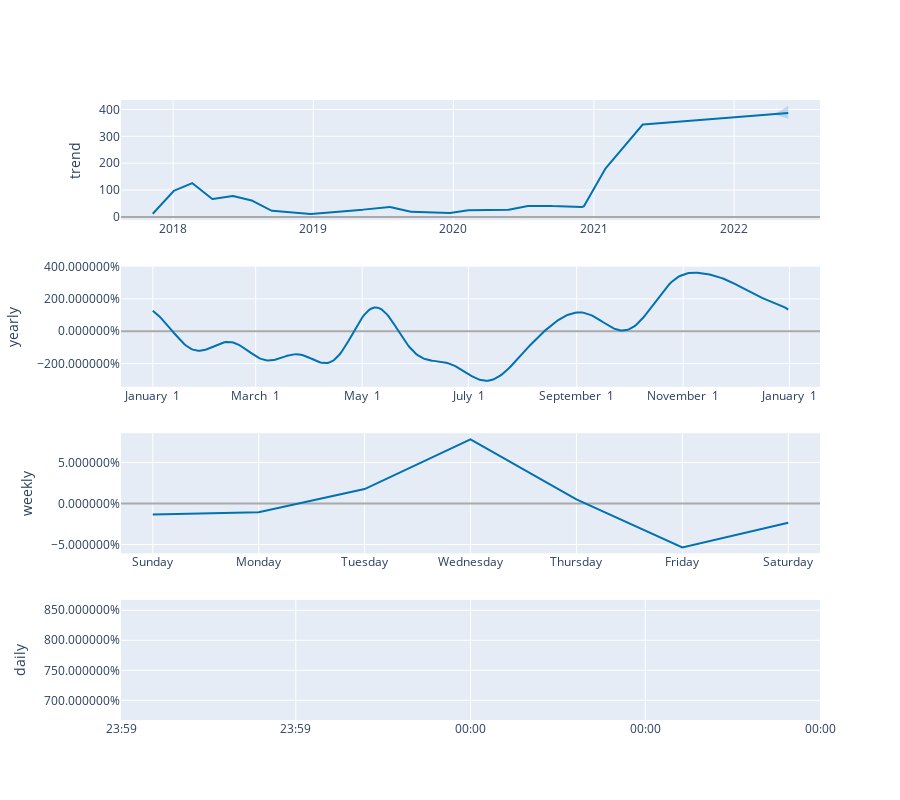

The notebook cell this image was saved under:
### Code cell
plot_components_plotly(model, predict)

### Figure 1 — Plotly figure (JSON) as saved in the notebook; plotly's stock layout.template omitted (floating-point values rounded to 4 significant figures; data arrays with more than 128 entries replaced by an {"elided": "..."} marker saying what was removed)
{"data": [{"line": {"color": "#0072B2", "width": 2}, "mode": "lines", "name": "trend", "type": "scatter", "x": {"elided": "1656 str values"}, "xaxis": "x", "y": {"elided": "1656 float values"}, "yaxis": "y"}, {"line": {"color": "rgba(0, 114, 178, 0.2)", "width": 0}, "mode": "lines", "name": "trend_upper", "type": "scatter", "x": {"elided": "1656 str values"}, "xaxis": "x", "y": {"elided": "1656 float values"}, "yaxis": "y"}, {"fill": "tonexty", "fillcolor": "rgba(0, 114, 178, 0.2)", "line": {"color": "rgba(0, 114, 178, 0.2)", "width": 0}, "mode": "lines", "name": "trend_lower", "type": "scatter", "x": {"elided": "1656 str values"}, "xaxis": "x", "y": {"elided": "1656 float values"}, "yaxis": "y"}, {"line": {"color": "#0072B2", "width": 2}, "mode": "lines", "name": "yearly", "type": "scatter", "x": {"elided": "365 str values"}, "xaxis": "x2", "y": {"elided": "365 float values"}, "yaxis": "y2"}, {"line": {"color": "#0072B2", "width": 2}, "mode": "lines", "name": "weekly", "type": "scatter", "x": ["2017-01-01T00:00:00", "2017-01-02T00:00:00", "2017-01-03T00:00:00", "2017-01-04T00:00:00", "2017-01-05T00:00:00", "2017-01-06T00:00:00", "2017-01-07T00:00:00"], "xaxis": "x3", "y": [-0.01352, -0.01055, 0.01758, 0.07836, 0.004992, -0.05347, -0.02338], "yaxis": "y3"}, {"line": {"color": "#0072B2", "width": 2}, "mode": "lines", "name": "daily", "type": "scatter", "x": ["2017-01-01T00:00:00"], "xaxis": "x4", "y": [7.673], "yaxis": "y4"}], "layout": {"height": 800, "showlegend": false, "width": 900, "xaxis": {"anchor": "y", "domain": [0, 1], "range": ["2017-08-18T06:00:00", "2022-08-12T18:00:00"], "type": "date"}, "xaxis2": {"anchor": "y2", "domain": [0, 1], "range": ["2016-12-13T18:54:02.958904115", "2018-01-18T11:04:57.863013581"], "tickformat": "%B %e", "type": "date"}, "xaxis3": {"anchor": "y3", "domain": [0, 1], "range": ["2016-12-31T16:48:00", "2017-01-07T07:12:00"], "tickformat": "%A", "type": "date"}, "xaxis4": {"anchor": "y4", "domain": [0, 1], "range": ["2017-01-01T00:00:00", "2017-01-01T00:00:00"], "tickformat": "%H:%M", "type": "date"}, "yaxis": {"anchor": "x", "domain": [0.8063, 1], "rangemode": "normal", "title": {"text": "trend"}, "zerolinecolor": "#AAA"}, "yaxis2": {"anchor": "x2", "domain": [0.5375, 0.7312], "hoverformat": ".2%", "tickformat": "%", "title": {"text": "yearly"}, "zerolinecolor": "#AAA"}, "yaxis3": {"anchor": "x3", "domain": [0.2687, 0.4625], "hoverformat": ".2%", "tickformat": "%", "title": {"text": "weekly"}, "zerolinecolor": "#AAA"}, "yaxis4": {"anchor": "x4", "domain": [0, 0.1938], "hoverformat": ".2%", "tickformat": "%", "title": {"text": "daily"}, "zerolinecolor": "#AAA"}}}
